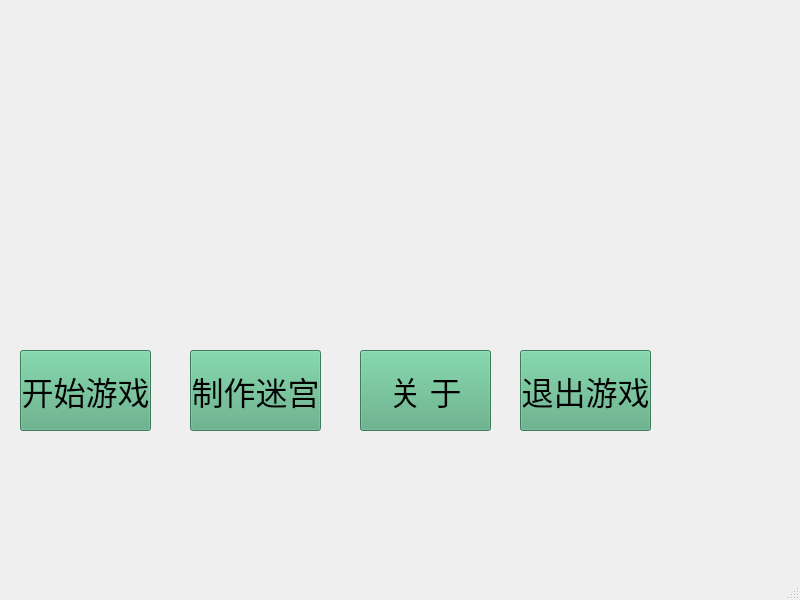
<?xml version="1.0" encoding="UTF-8"?>
<ui version="4.0">
 <class>MainWindow</class>
 <widget class="QMainWindow" name="MainWindow">
  <property name="geometry">
   <rect>
    <x>0</x>
    <y>0</y>
    <width>800</width>
    <height>600</height>
   </rect>
  </property>
  <property name="windowTitle">
   <string>maze</string>
  </property>
  <widget class="QWidget" name="centralwidget">
   <widget class="QPushButton" name="btu1">
    <property name="geometry">
     <rect>
      <x>360</x>
      <y>350</y>
      <width>131</width>
      <height>81</height>
     </rect>
    </property>
    <property name="font">
     <font>
      <family>Microsoft PhagsPa</family>
      <pointsize>24</pointsize>
      <italic>false</italic>
      <bold>false</bold>
     </font>
    </property>
    <property name="styleSheet">
     <string notr="true">QWidget {
    /* 分层背景：图片在下，渐变在上 */
    background-image: url(:/res/ground.jpg),
                     qradialgradient(spread:repeat,
                                    cx:0.5, cy:0.5, radius:0.077,
                                    fx:0.5, fy:0.5,
                                    stop:0 rgba(0, 169, 255, 58),
                                    stop:0.5 rgba(0, 0, 0, 58),
                                    stop:1 rgba(0, 169, 255, 58));
    
    /* 背景混合模式 */
    background-blend-mode: overlay;
    
    /* 备用背景色 */
    background-color: rgb(85, 170, 127);
    
    /* 字体设置 */
    font: 24pt &quot;Microsoft PhagsPa&quot;;
}</string>
    </property>
    <property name="text">
     <string>关 于</string>
    </property>
   </widget>
   <widget class="QPushButton" name="btu2">
    <property name="geometry">
     <rect>
      <x>20</x>
      <y>350</y>
      <width>131</width>
      <height>81</height>
     </rect>
    </property>
    <property name="font">
     <font>
      <family>Microsoft PhagsPa</family>
      <pointsize>24</pointsize>
      <italic>false</italic>
      <bold>false</bold>
     </font>
    </property>
    <property name="styleSheet">
     <string notr="true">QWidget {
    /* 分层背景：图片在下，渐变在上 */
    background-image: url(:/res/ground.jpg),
                     qradialgradient(spread:repeat,
                                    cx:0.5, cy:0.5, radius:0.077,
                                    fx:0.5, fy:0.5,
                                    stop:0 rgba(0, 169, 255, 58),
                                    stop:0.5 rgba(0, 0, 0, 58),
                                    stop:1 rgba(0, 169, 255, 58));
    
    /* 背景混合模式 */
    background-blend-mode: overlay;
    
    /* 备用背景色 */
    background-color: rgb(85, 170, 127);
    
    /* 字体设置 */
    font: 24pt &quot;Microsoft PhagsPa&quot;;
}</string>
    </property>
    <property name="text">
     <string>开始游戏</string>
    </property>
   </widget>
   <widget class="QPushButton" name="btu3">
    <property name="geometry">
     <rect>
      <x>520</x>
      <y>350</y>
      <width>131</width>
      <height>81</height>
     </rect>
    </property>
    <property name="font">
     <font>
      <family>Microsoft PhagsPa</family>
      <pointsize>24</pointsize>
      <italic>false</italic>
      <bold>false</bold>
     </font>
    </property>
    <property name="styleSheet">
     <string notr="true">QWidget {
    /* 分层背景：图片在下，渐变在上 */
    background-image: url(:/res/ground.jpg),
                     qradialgradient(spread:repeat,
                                    cx:0.5, cy:0.5, radius:0.077,
                                    fx:0.5, fy:0.5,
                                    stop:0 rgba(0, 169, 255, 58),
                                    stop:0.5 rgba(0, 0, 0, 58),
                                    stop:1 rgba(0, 169, 255, 58));
    
    /* 背景混合模式 */
    background-blend-mode: overlay;
    
    /* 备用背景色 */
    background-color: rgb(85, 170, 127);
    
    /* 字体设置 */
    font: 24pt &quot;Microsoft PhagsPa&quot;;
}</string>
    </property>
    <property name="text">
     <string>退出游戏</string>
    </property>
   </widget>
   <widget class="QPushButton" name="btu4">
    <property name="geometry">
     <rect>
      <x>190</x>
      <y>350</y>
      <width>131</width>
      <height>81</height>
     </rect>
    </property>
    <property name="font">
     <font>
      <family>Microsoft PhagsPa</family>
      <pointsize>24</pointsize>
      <italic>false</italic>
      <bold>false</bold>
     </font>
    </property>
    <property name="styleSheet">
     <string notr="true">QWidget {
    /* 分层背景：图片在下，渐变在上 */
    background-image: url(:/res/ground.jpg),
                     qradialgradient(spread:repeat,
                                    cx:0.5, cy:0.5, radius:0.077,
                                    fx:0.5, fy:0.5,
                                    stop:0 rgba(0, 169, 255, 58),
                                    stop:0.5 rgba(0, 0, 0, 58),
                                    stop:1 rgba(0, 169, 255, 58));
    
    /* 背景混合模式 */
    background-blend-mode: overlay;
    
    /* 备用背景色 */
    background-color: rgb(85, 170, 127);
    
    /* 字体设置 */
    font: 24pt &quot;Microsoft PhagsPa&quot;;
}</string>
    </property>
    <property name="text">
     <string>制作迷宫</string>
    </property>
   </widget>
  </widget>
  <widget class="QMenuBar" name="menubar">
   <property name="geometry">
    <rect>
     <x>0</x>
     <y>0</y>
     <width>800</width>
     <height>17</height>
    </rect>
   </property>
  </widget>
  <widget class="QStatusBar" name="statusbar"/>
 </widget>
 <resources/>
 <connections/>
</ui>
